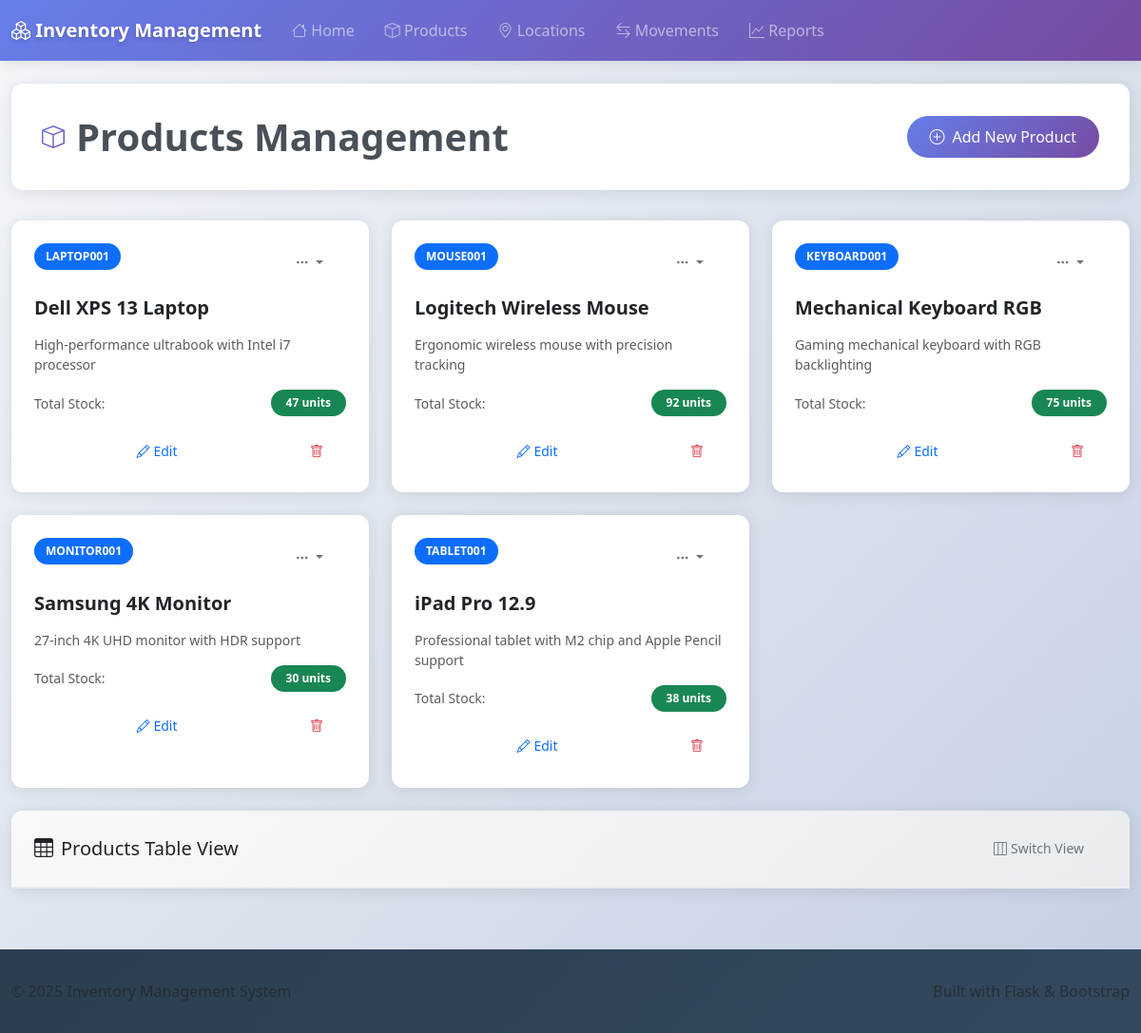
Page /products on the committed database.
### models.py (models this page shows, shortened)
class Product(db.Model):
    __tablename__ = 'products'
    product_id = db.Column(db.String(50), primary_key=True)
    name = db.Column(db.String(100), nullable=False)
    description = db.Column(db.Text)
    total_qty = db.Column(db.Integer, nullable=False, default=0)
    movements = db.relationship('ProductMovement', backref='product', lazy=True)

### routes.py (the view)
@main.route('/products')
def products():
    products = Product.query.all()
    return render_template('products.html', products=products)

### templates/products.html (shortened to what this page needs)
{% extends "base.html" %}
{% block content %}
<div class="page-header">
    <h1 class="page-title">
        <i class="bi bi-box"></i>
        Products Management
    </h1>
    <div class="d-flex gap-2">
        <a href="{{ url_for('main.add_product') }}" class="btn btn-primary">
            <i class="bi bi-plus-circle me-2"></i>Add New Product
        </a>
    </div>
</div>
{% if products %}
<div class="row g-4 mb-4">
    {% for product in products %}
    <div class="col-md-6 col-xl-4">
        <div class="card h-100">
            <div class="card-body">
                <div class="d-flex justify-content-between align-items-start mb-3">
                    <div class="product-badge">
                        <span class="badge bg-primary">{{ product.product_id }}</span>
                    </div>
                    <div class="dropdown">
                        <button class="btn btn-sm btn-outline-secondary dropdown-toggle" type="button" data-bs-toggle="dropdown">
                            <i class="bi bi-three-dots"></i>
                        </button>
                    </div>
                </div>
                <h5 class="card-title fw-bold mb-3">{{ product.name }}</h5>
                <p class="card-text text-muted small mb-3">
                    {% if product.description %}
                        {{ product.description[:100] }}{% if product.description|length > 100 %}...{% endif %}
                    {% else %}
                        <em>No description available</em>
                    {% endif %}
                </p>
                <div class="d-flex justify-content-between align-items-center mb-3">
                    <small class="text-muted">Total Stock:</small>
                    <span class="badge {% if product.total_qty <= 10 %}bg-warning{% elif product.total_qty <= 0 %}bg-danger{% else %}bg-success{% endif %}">
                        {{ product.total_qty }} units
                    </span>
                </div>
                <div class="d-flex gap-2">
                    <a href="{{ url_for('main.edit_product', product_id=product.product_id) }}"
                       class="btn btn-outline-primary btn-sm flex-fill">
                        <i class="bi bi-pencil me-1"></i>Edit
                    </a>
                    <button type="button" class="btn btn-outline-danger btn-sm"
                            onclick="confirmDelete('{{ product.product_id }}', '{{ product.name }}')"
                            title="Delete Product">
                        <i class="bi bi-trash"></i>
                    </button>
                </div>
            </div>
        </div>
    </div>
    {% endfor %}
</div>
<div class="card">
    <div class="card-header d-flex justify-content-between align-items-center">
        <h5 class="mb-0"><i class="bi bi-table me-2"></i>Products Table View</h5>
        <button class="btn btn-outline-secondary btn-sm" onclick="toggleView()">
            <i class="bi bi-layout-three-columns me-1"></i>Switch View
        </button>
    </div>
</div>
{% endif %}
{% endblock %}

### static/css/custom.css (style rules this page uses)
.product-badge .badge { font-size: 0.75rem; padding: 0.5rem 0.75rem; }
.fade-in { animation: fadeIn 0.5s ease-in-out; }

### templates/base.html (style rules this page uses)
:root { --primary-gradient: linear-gradient(135deg, #667eea 0%, #764ba2 100%); --success-gradient: linear-gradient(135deg, #11998e 0%, #38ef7d 100%); --warning-gradient: linear-gradient(135deg, #f093fb 0%, #f5576c 100%); --info-gradient: linear-gradient(135deg, #4facfe 0%, #00f2fe 100%); --shadow-soft: 0 2px 15px rgba(0,0,0,0.1); --shadow-hover: 0 5px 25px rgba(0,0,0,0.15); --border-radius: 12px; }
body { font-family: 'Segoe UI', Tahoma, Geneva, Verdana, sans-serif; background: linear-gradient(135deg, #f5f7fa 0%, #c3cfe2 100%); min-height: 100vh; }
.card { border: none; border-radius: var(--border-radius); box-shadow: var(--shadow-soft); transition: all 0.3s ease; background: white; }
.card-header { background: linear-gradient(135deg, #f8f9fa 0%, #e9ecef 100%); font-weight: 600; border-radius: var(--border-radius) var(--border-radius) 0 0 !important; padding: 1.25rem 1.5rem; border-bottom: 2px solid #e9ecef; }
.card-body { padding: 1.5rem; }
.btn { border-radius: 25px; font-weight: 500; padding: 0.6rem 1.5rem; transition: all 0.3s ease; border: none; }
.btn-primary { background: var(--primary-gradient); }
.badge { padding: 0.5rem 1rem; font-size: 0.75rem; font-weight: 600; border-radius: 20px; }
.page-header { background: white; padding: 2rem; border-radius: var(--border-radius); box-shadow: var(--shadow-soft); margin-bottom: 2rem; display: flex; justify-content: space-between; align-items: center; flex-wrap: wrap; gap: 1rem; }
.page-title { margin: 0; color: #495057; font-weight: 700; display: flex; align-items: center; gap: 0.75rem; }
.page-title i { font-size: 1.5rem; background: var(--primary-gradient); -webkit-background-clip: text; -webkit-text-fill-color: transparent; background-clip: text; }
.fade-in { animation: fadeIn 0.6s ease-in-out; }

### rows in the picture
Product: product_id "LAPTOP001", name "Dell XPS 13 Laptop", description "High-performance ultrabook with Intel i7 processor", total_qty "47"
Product: product_id "MOUSE001", name "Logitech Wireless Mouse", description "Ergonomic wireless mouse with precision tracking", total_qty "92"
Product: product_id "KEYBOARD001", name "Mechanical Keyboard RGB", description "Gaming mechanical keyboard with RGB backlighting", total_qty "75"
Product: product_id "MONITOR001", name "Samsung 4K Monitor", description "27-inch 4K UHD monitor with HDR support", total_qty "30"
Product: product_id "TABLET001", name "iPad Pro 12.9", description "Professional tablet with M2 chip and Apple Pencil support", total_qty "38"
